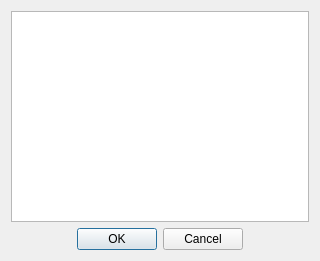
<?xml version="1.0" encoding="UTF-8"?>
<ui version="4.0">
 <class>DialogClass</class>
 <widget class="QDialog" name="DialogClass">
  <property name="geometry">
   <rect>
    <x>0</x>
    <y>0</y>
    <width>320</width>
    <height>261</height>
   </rect>
  </property>
  <property name="windowTitle">
   <string>Dialog</string>
  </property>
  <layout class="QVBoxLayout" name="verticalLayout">
   <item>
    <widget class="QPlainTextEdit" name="plainTextEdit"/>
   </item>
   <item>
    <widget class="QDialogButtonBox" name="buttonBox">
     <property name="standardButtons">
      <set>QDialogButtonBox::Cancel|QDialogButtonBox::Ok</set>
     </property>
     <property name="centerButtons">
      <bool>true</bool>
     </property>
    </widget>
   </item>
  </layout>
 </widget>
 <layoutdefault spacing="6" margin="11"/>
 <resources>
  <include location="dialog.qrc"/>
 </resources>
 <connections/>
</ui>
